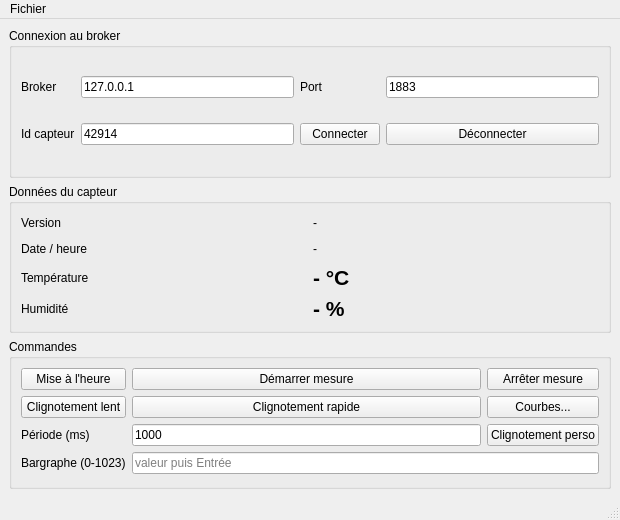
<?xml version="1.0" encoding="UTF-8"?>
<ui version="4.0">
 <class>MainWindow</class>
 <widget class="QMainWindow" name="MainWindow">
  <property name="geometry">
   <rect><x>0</x><y>0</y><width>620</width><height>520</height></rect>
  </property>
  <property name="windowTitle">
   <string>IHM capteur IdO TempHumiX</string>
  </property>
  <widget class="QWidget" name="centralwidget">
   <layout class="QVBoxLayout" name="verticalLayout">
    <item>
     <widget class="QGroupBox" name="grpConnexion">
      <property name="title"><string>Connexion au broker</string></property>
      <layout class="QGridLayout" name="gridConnexion">
       <item row="0" column="0"><widget class="QLabel" name="lblBroker"><property name="text"><string>Broker</string></property></widget></item>
       <item row="0" column="1"><widget class="QLineEdit" name="lneBroker"><property name="text"><string>127.0.0.1</string></property></widget></item>
       <item row="0" column="2"><widget class="QLabel" name="lblPort"><property name="text"><string>Port</string></property></widget></item>
       <item row="0" column="3"><widget class="QLineEdit" name="lnePort"><property name="text"><string>1883</string></property></widget></item>
       <item row="1" column="0"><widget class="QLabel" name="lblId"><property name="text"><string>Id capteur</string></property></widget></item>
       <item row="1" column="1"><widget class="QLineEdit" name="lneIdCapteur"><property name="text"><string>42914</string></property></widget></item>
       <item row="1" column="2"><widget class="QPushButton" name="btnConnect"><property name="text"><string>Connecter</string></property></widget></item>
       <item row="1" column="3"><widget class="QPushButton" name="btnDisconnect"><property name="text"><string>Déconnecter</string></property></widget></item>
      </layout>
     </widget>
    </item>
    <item>
     <widget class="QGroupBox" name="grpMesures">
      <property name="title"><string>Données du capteur</string></property>
      <layout class="QGridLayout" name="gridMesures">
       <item row="0" column="0"><widget class="QLabel" name="lblTitreVersion"><property name="text"><string>Version</string></property></widget></item>
       <item row="0" column="1"><widget class="QLabel" name="lblVersion"><property name="text"><string>-</string></property></widget></item>
       <item row="1" column="0"><widget class="QLabel" name="lblTitreDate"><property name="text"><string>Date / heure</string></property></widget></item>
       <item row="1" column="1"><widget class="QLabel" name="lblDate"><property name="text"><string>-</string></property></widget></item>
       <item row="2" column="0"><widget class="QLabel" name="lblTitreTemp"><property name="text"><string>Température</string></property></widget></item>
       <item row="2" column="1"><widget class="QLabel" name="lblTemperature"><property name="font"><font><pointsize>16</pointsize><bold>true</bold></font></property><property name="text"><string>- °C</string></property></widget></item>
       <item row="3" column="0"><widget class="QLabel" name="lblTitreHum"><property name="text"><string>Humidité</string></property></widget></item>
       <item row="3" column="1"><widget class="QLabel" name="lblHumidity"><property name="font"><font><pointsize>16</pointsize><bold>true</bold></font></property><property name="text"><string>- %</string></property></widget></item>
      </layout>
     </widget>
    </item>
    <item>
     <widget class="QGroupBox" name="grpCommandes">
      <property name="title"><string>Commandes</string></property>
      <layout class="QGridLayout" name="gridCommandes">
       <item row="0" column="0"><widget class="QPushButton" name="btnSynchroDateTime"><property name="text"><string>Mise à l'heure</string></property></widget></item>
       <item row="0" column="1"><widget class="QPushButton" name="btnStartMeasure"><property name="text"><string>Démarrer mesure</string></property></widget></item>
       <item row="0" column="2"><widget class="QPushButton" name="btnStopMeasure"><property name="text"><string>Arrêter mesure</string></property></widget></item>
       <item row="1" column="0"><widget class="QPushButton" name="btnSlowBlink"><property name="text"><string>Clignotement lent</string></property></widget></item>
       <item row="1" column="1"><widget class="QPushButton" name="btnFastBlink"><property name="text"><string>Clignotement rapide</string></property></widget></item>
       <item row="1" column="2"><widget class="QPushButton" name="btnGraph"><property name="text"><string>Courbes...</string></property></widget></item>
       <item row="2" column="0"><widget class="QLabel" name="lblPeriode"><property name="text"><string>Période (ms)</string></property></widget></item>
       <item row="2" column="1"><widget class="QLineEdit" name="lnePeriod"><property name="text"><string>1000</string></property></widget></item>
       <item row="2" column="2"><widget class="QPushButton" name="btnBlink"><property name="text"><string>Clignotement perso</string></property></widget></item>
       <item row="3" column="0"><widget class="QLabel" name="lblBargraph"><property name="text"><string>Bargraphe (0-1023)</string></property></widget></item>
       <item row="3" column="1" colspan="2"><widget class="QLineEdit" name="lneBargraph"><property name="placeholderText"><string>valeur puis Entrée</string></property></widget></item>
      </layout>
     </widget>
    </item>
   </layout>
  </widget>
  <widget class="QMenuBar" name="menubar">
   <widget class="QMenu" name="menuFichier">
    <property name="title"><string>Fichier</string></property>
    <addaction name="actionQuit"/>
   </widget>
   <addaction name="menuFichier"/>
  </widget>
  <widget class="QStatusBar" name="statusbar"/>
  <action name="actionQuit">
   <property name="text"><string>Quitter</string></property>
  </action>
 </widget>
 <resources/>
 <connections/>
</ui>
